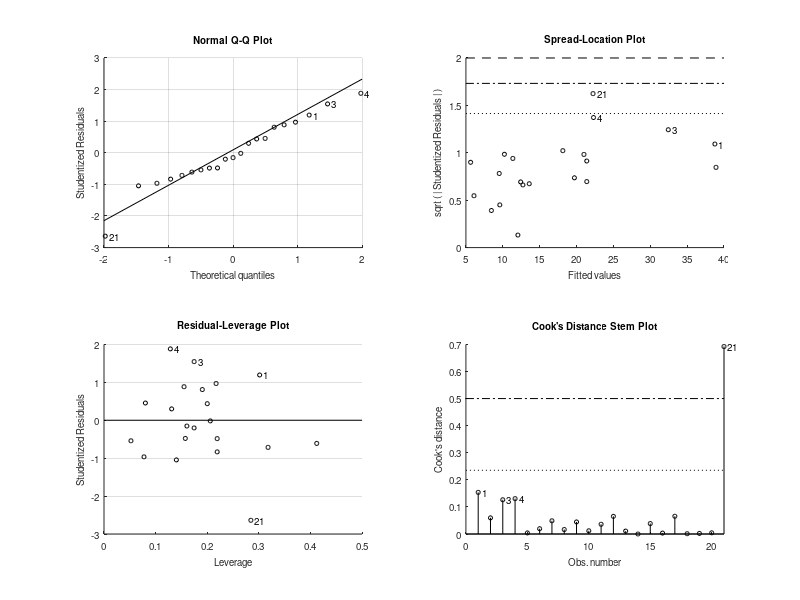

Source code (MATLAB): (Note: this script raises an error after producing the figure.)
clear; close all; % clc;
%% Load Data
data = load('stack_loss.mat');
phi = [data.psi1vec data.psi2vec data.psi3vec];
y = data.yvec;
%% Part a) determining correlation of regressor with output
correlation = corr(phi,y);
for i = 1:3
    fprintf('correlation between regressor %1i and y is %4.4f\n',i,correlation(i));
end
% Regressors 1 & 2 are reasonably correlated with y(close to 0.9). The
% third regressor is poorly correlated with y (0.4)
%% Part b) fit model and compute goodness of fit measures
model = fitlm(phi,y);
fprintf('R-squared = %.4f, Adjusted R-squared = %.4f',model.Rsquared.Ordinary,model.Rsquared.Adjusted);
[p,F] = coefTest(model);
fprintf('\np value for significance of regression = %e',p);
fprintf('\n');
histfit(model.Residuals.raw,5);
title('Residuals Distribution');
[h_res,p_res] = adtest(model.Residuals.raw);
% R squared = 0.914, Adjusted R-Squared = 0.898
% p ~ 10^-9. So p << alpha. So, the null hypothesis that the regression is
% insignificant is rejected.
%% Part c) significance of each coefficient
sign_coeff = table(model.CoefficientNames',model.Coefficients.pValue);
sign_coeff.test_result = sign_coeff.Var2<=0.05;
sign_coeff.Properties.VariableNames = {'Coefficient_Name' 'pValue' 'Hypothesis_test'};
disp(sign_coeff);
%% Part d) Prediction of y for given psi and getting CI
psi0 = [80 25 90];
[ypred1,CI] = predict(model,psi0,'Alpha',0.05,'Prediction','curve')
%% Part e) Getting prediction interval at the same psi
[ypred2,PI] = predict(model,psi0,'Alpha',0.05,'Prediction','observation')
% As expected the PI is larger than CI.
%% Extra
corr_regressors = corr(phi,phi);
mdl2 = fitlm(phi(:,1:2),y);
better_model = (mdl2.ModelCriterion.AIC < model.ModelCriterion.AIC) + 1;